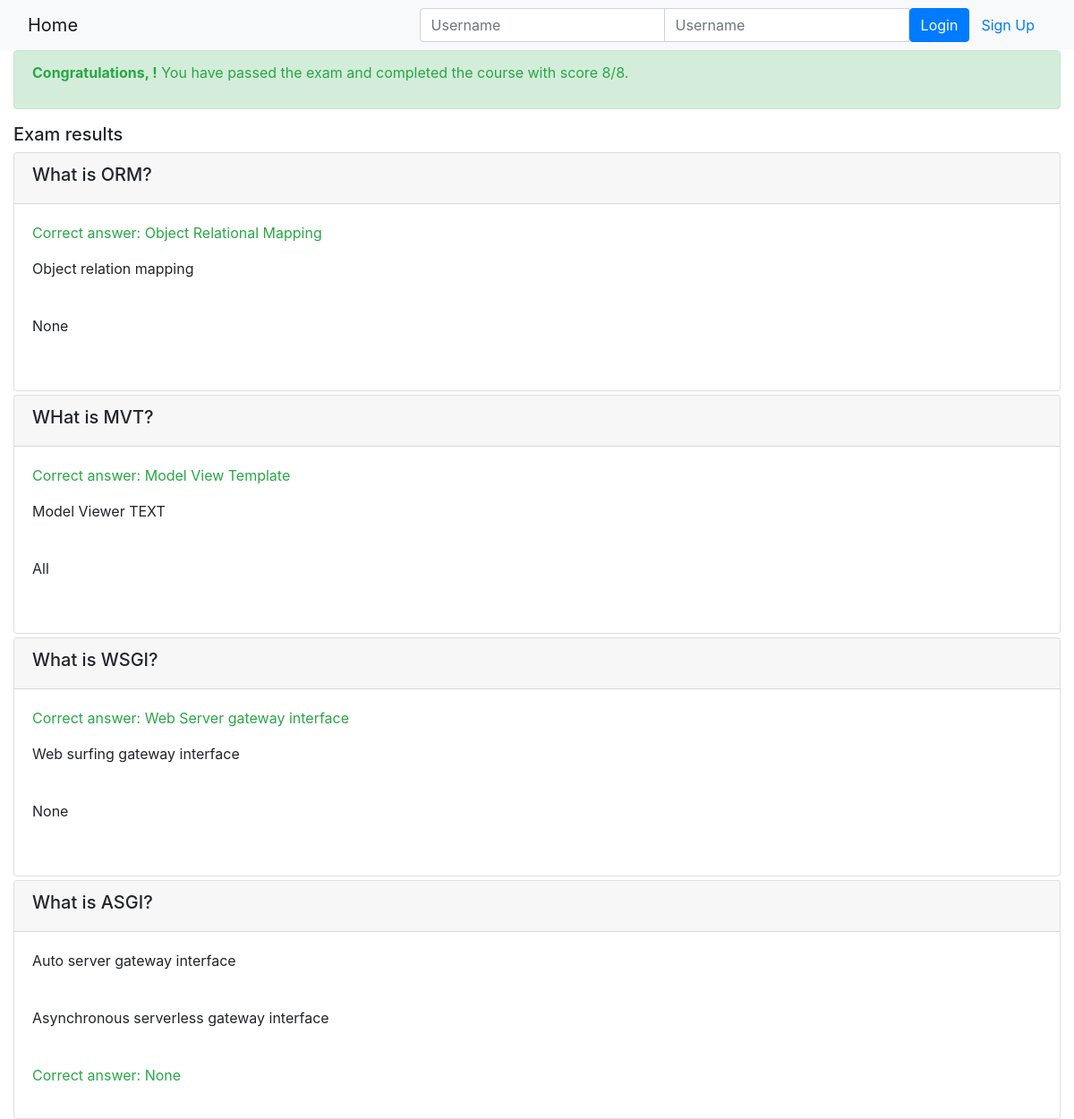
Page /onlinecourse/course/1/submission/1/result/ on the committed database.
### onlinecourse/models.py (models this page shows)
class Question(models.Model):
    course = models.ForeignKey(Course, on_delete = models.CASCADE)
    question_text = models.TextField()
    grade = models.IntegerField(default = 0)
    def is_get_score(self, selected_ids):
        all_answers = self.choice_set.filter(is_correct=True).count()
        selected_correct = self.choice_set.filter(is_correct=True, id__in=selected_ids).count()
        if all_answers == selected_correct:
            return True
        else:
            return False

class Choice(models.Model):
    question = models.ForeignKey(Question, on_delete= models.CASCADE)
    choice_text = models.TextField()
    is_correct = models.BooleanField(default = False)

### onlinecourse/views.py (the view)
# urls.py: path('course/<int:course_id>/submission/<int:submission_id>/result/',views.show_exam_result,name='show_exam_result'),
def show_exam_result(request, course_id, submission_id):
    course = Course.objects.get(id=course_id)
    submission = Submission.objects.get(id=submission_id)
    max_score =0
    score = 0
    for question in Question.objects.filter(course=course_id):
        max_score += question.grade
        if question.is_get_score(submission.choices.filter(question=question)):
            score += question.grade
    grade = int((score / max_score)*100)
    context = {}
    context['user'] = request.user
    context['course'] = course
    context['max_score'] = max_score
    context['score'] = score
    context['grade'] = grade
    context['submission'] = submission
    context['choices'] = list(submission.choices.all())
    return render(request,'onlinecourse/exam_result_bootstrap.html',context)

### onlinecourse/templates/onlinecourse/exam_result_bootstrap.html (shortened to what this page needs)
<!DOCTYPE html>
<html lang="en">
<head>
    {% load static %}
    <link rel="stylesheet" href="https://maxcdn.bootstrapcdn.com/bootstrap/4.5.2/css/bootstrap.min.css">
</head>
<body>
 <nav class="navbar navbar-light bg-light">
    <div class="container-fluid">
        <div class="navbar-header">
              <a class="navbar-brand" href="{% url 'onlinecourse:index' %}">Home</a>
        </div>
        <ul class="nav navbar-nav navbar-right">
            {% if user.is_authenticated %}
            <li>
                <a class="btn btn-link" href="#">{{ user.first_name }}({{ user.username }})</a>
                <a class="btn btn-link" href="{% url 'onlinecourse:logout' %}">Logout</a>
            </li>
            {% else %}
            <li>
                <form class="form-inline" action="{% url 'onlinecourse:login' %}" method="post">
                    <div class="input-group">
                        <input type="text" class="form-control" placeholder="Username" name="username" >
                        <input type="password" class="form-control" placeholder="Username" name="psw" >
                        <button class="btn btn-primary" type="submit">Login</button>
                        <a class="btn btn-link" href="{% url 'onlinecourse:registration' %}">Sign Up</a>
                    </div>
                </form>
            </li>
            {% endif %}
        </ul>
    </div>
</nav>
<div class="container-fluid">
    {% if grade > 80 %}
    <div class="alert alert-success">
        <p class="text text-success"><b>Congratulations, {{user.first_name}}!</b> You have passed the exam and completed the course with score {{ score }}/{{ max_score }}.</p>
    </div>
        {% else %}
        <div class="alert alert-danger">
            <p class="text text-danger"><b>Failed</b> Sorry, {{user.first_name}} You have failed with score {{ score }}/{{ max_score }}.</p>
        </div>
        <a class="btn btn-link text-danger" href="{% url 'onlinecourse:course_details' course.id %}">Re-test</a>
        {% endif %}
        <div class="card-columns-vertical mt-1">
        <h5 class="">Exam results</h5>
            {% for question in course.question_set.all %}
                <div class="card mt-1">
                    <div class="card-header"><h5>{{ question.question_text}}</h5></div>
                    <div class="card-body">
                        {% for choice in question.choice_set.all %}
                              {% if choice.is_correct is True and choice in choices %}
                              <p class="text text-success"> Correct answer: {{choice.choice_text}}</p>
                              {% elif choice.is_correct is True and choice not in choices %}
                              <p class="text text-warning">Not selected: {{choice.choice_text}}</p>
                              {% elif choice.is_correct is False and choice in choices %}
                              <p class="text text-danger">Wrong Answer: {{choice.choice_text}}</p>
                              {% else %}
                              <p>{{choice.choice_text}}</p> <br>
                              {% endif %}
                        {% endfor %}
                    </div>
                </div>
                {% endfor %}
        </div>
    </div>
</body>
</html>

### rows in the picture
Question: question_text "What is ORM?"
Choice: choice_text "Object Relational Mapping"
Choice: choice_text "Object relation mapping"
Choice: choice_text "None"
Question: question_text "WHat is MVT?"
Choice: choice_text "Model View Template"
Choice: choice_text "Model Viewer TEXT"
Choice: choice_text "All"
Question: question_text "What is WSGI?"
Choice: choice_text "Web Server gateway interface"
Choice: choice_text "Web surfing gateway interface"
Choice: choice_text "None"
Question: question_text "What is ASGI?"
Choice: choice_text "Auto server gateway interface"
Choice: choice_text "Asynchronous serverless gateway interface"
Choice: choice_text "None"

### other values in the picture
{{ score }} "8"
{{ max_score }} "8"
